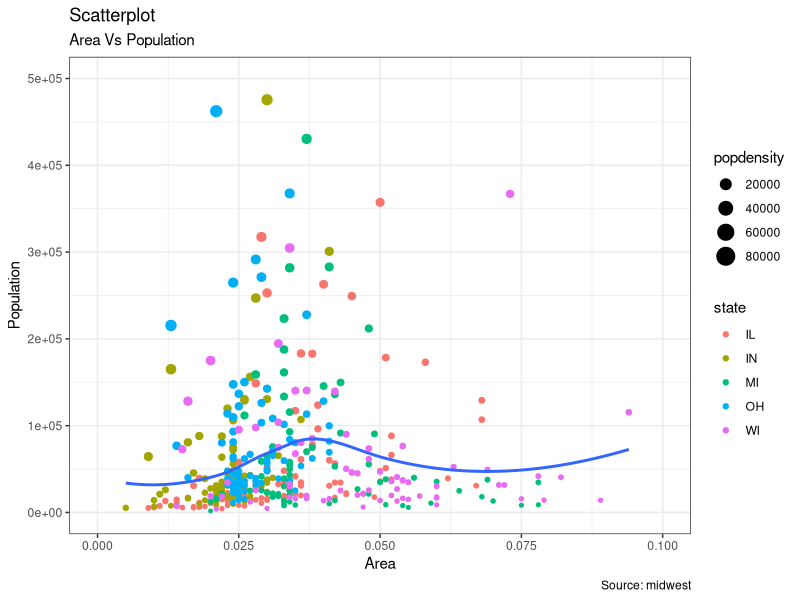

Reproduce this figure in R.
library(ggplot2)
theme_set(theme_bw())  # pre-set the bw theme.
data("midwest", package = "ggplot2")
# midwest <- read.csv("http://goo.gl/G1K41K")  # bkup data source

# Scatterplot
gg <- ggplot(midwest, aes(x=area, y=poptotal)) + 
  geom_point(aes(col=state, size=popdensity)) + 
  geom_smooth(method="loess", se=F) + 
  xlim(c(0, 0.1)) + 
  ylim(c(0, 500000)) + 
  labs(subtitle="Area Vs Population", 
       y="Population", 
       x="Area", 
       title="Scatterplot", 
       caption = "Source: midwest")

plot(gg)
